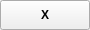
<ui version="4.0" >
 <class>Child_entryClass</class>
 <widget class="QWidget" name="Child_entryClass" >
  <property name="geometry" >
   <rect>
    <x>0</x>
    <y>0</y>
    <width>90</width>
    <height>30</height>
   </rect>
  </property>
  <layout class="QHBoxLayout" >
   <property name="spacing" >
    <number>0</number>
   </property>
   <property name="leftMargin" >
    <number>0</number>
   </property>
   <property name="topMargin" >
    <number>0</number>
   </property>
   <property name="rightMargin" >
    <number>0</number>
   </property>
   <property name="bottomMargin" >
    <number>0</number>
   </property>
   <item>
    <widget class="QToolButton" name="exitButton" >
     <property name="minimumSize" >
      <size>
       <width>90</width>
       <height>30</height>
      </size>
     </property>
     <property name="font" >
      <font>
       <weight>75</weight>
       <bold>true</bold>
      </font>
     </property>
     <property name="text" >
      <string>X</string>
     </property>
    </widget>
   </item>
  </layout>
 </widget>
 <layoutdefault spacing="0" margin="0" />
 <resources/>
 <connections/>
</ui>
